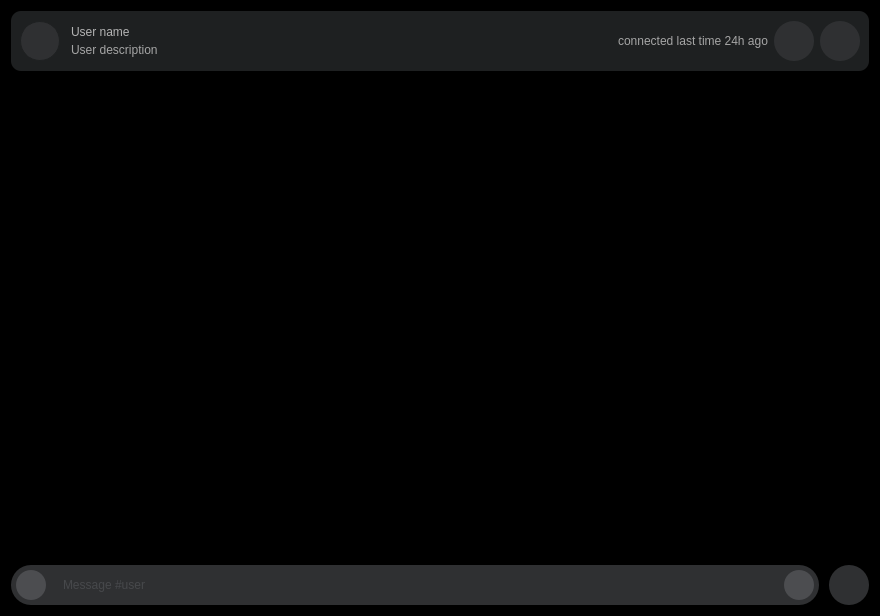
<?xml version="1.0" encoding="UTF-8"?>
<ui version="4.0">
 <class>chat_page</class>
 <widget class="QWidget" name="chat_page">
  <property name="geometry">
   <rect>
    <x>0</x>
    <y>0</y>
    <width>880</width>
    <height>616</height>
   </rect>
  </property>
  <property name="windowTitle">
   <string>Form</string>
  </property>
  <property name="styleSheet">
   <string notr="true">QWidget { color: rgb(165, 165, 165); }
#chat_page{
	background-color: rgb(0, 0, 0);	
}
/* TOP */
#top {
	background-color: rgb(30, 32, 33);
	border-radius: 10px;
}
#user_name { 
	color: rgb(179, 179, 179);
	font: 600 12pt &quot;Segoe UI&quot;;
}
#user_image {
	border: 1px solid rgb(30, 32, 33);
	background-color: rgb(47, 48, 50);
	border-radius: 20px;
}
#top QPushButton {
	background-color: rgb(47, 48, 50);
	border-radius: 20px;
	background-repeat: no-repeat;
	background-position: center;
}
#top QPushButton:hover {
	background-color: rgb(61, 62, 65);
}
#top QPushButton:pressed {
	background-color: rgb(16, 17, 18);
}
#btn_attachment_top {	
	background-image: url(:/icons_svg/images/icons_svg/icon_attachment.svg);
}
#btn_more_top {	
	background-image: url(:/icons_svg/images/icons_svg/icon_more_options.svg);
}
/* BOTTOM */
#bottom QPushButton {
	background-color: rgb(47, 48, 50);
	border-radius: 20px;
	background-repeat: no-repeat;
	background-position: center;
}
#bottom QPushButton:hover {
	background-color: rgb(61, 62, 65);
}
#bottom QPushButton:pressed {
	background-color: rgb(16, 17, 18);
}
#send_message_frame { 
	background-color: rgb(47, 48, 50);
	border-radius: 20px;
}
#send_message_frame QPushButton {
	background-color: rgb(76, 77, 80);
	border-radius: 15px;
	background-repeat: no-repeat;
	background-position: center;
}
#send_message_frame QPushButton:hover {
	background-color: rgb(81, 82, 86);
}
#send_message_frame QPushButton:pressed {
	background-color: rgb(16, 17, 18);
}
#line_edit_message {
	background-color: transparent;
	selection-color: rgb(255, 255, 255);
	selection-background-color: rgb(149, 199, 0);
	border: none;
	padding-left: 15px;
	padding-right: 15px;
	background-repeat: none;
	background-position: left center;
	font: 10pt &quot;Segoe UI&quot;;
	color: rgb(94, 96, 100);
}
#line_edit_message:focus {
	color: rgb(165, 165, 165);
}
#btn_emoticon{
	background-image: url(:/icons_svg/images/icons_svg/icon_emoticons.svg);
}
#btn_send_message{	
	background-image: url(:/icons_svg/images/icons_svg/icon_send.svg);
}
#btn_attachment_bottom{	
	
	background-image: url(:/icons_svg/images/icons_svg/icon_more_options.svg);
}</string>
  </property>
  <layout class="QVBoxLayout" name="verticalLayout">
   <item>
    <widget class="QFrame" name="top">
     <property name="minimumSize">
      <size>
       <width>0</width>
       <height>60</height>
      </size>
     </property>
     <property name="maximumSize">
      <size>
       <width>16777215</width>
       <height>60</height>
      </size>
     </property>
     <property name="frameShape">
      <enum>QFrame::NoFrame</enum>
     </property>
     <property name="frameShadow">
      <enum>QFrame::Raised</enum>
     </property>
     <layout class="QHBoxLayout" name="horizontalLayout">
      <item>
       <widget class="QLabel" name="user_image">
        <property name="minimumSize">
         <size>
          <width>40</width>
          <height>40</height>
         </size>
        </property>
        <property name="maximumSize">
         <size>
          <width>40</width>
          <height>40</height>
         </size>
        </property>
        <property name="text">
         <string/>
        </property>
        <property name="alignment">
         <set>Qt::AlignCenter</set>
        </property>
       </widget>
      </item>
      <item>
       <widget class="QFrame" name="user_information_frame">
        <property name="frameShape">
         <enum>QFrame::NoFrame</enum>
        </property>
        <property name="frameShadow">
         <enum>QFrame::Raised</enum>
        </property>
        <layout class="QVBoxLayout" name="verticalLayout_2">
         <property name="spacing">
          <number>0</number>
         </property>
         <property name="leftMargin">
          <number>5</number>
         </property>
         <property name="topMargin">
          <number>5</number>
         </property>
         <property name="rightMargin">
          <number>5</number>
         </property>
         <property name="bottomMargin">
          <number>5</number>
         </property>
         <item>
          <widget class="QLabel" name="user_name">
           <property name="minimumSize">
            <size>
             <width>0</width>
             <height>22</height>
            </size>
           </property>
           <property name="text">
            <string>User name</string>
           </property>
           <property name="alignment">
            <set>Qt::AlignLeading|Qt::AlignLeft|Qt::AlignTop</set>
           </property>
          </widget>
         </item>
         <item>
          <widget class="QLabel" name="user_description">
           <property name="styleSheet">
            <string notr="true">background: transparent;</string>
           </property>
           <property name="text">
            <string>User description</string>
           </property>
          </widget>
         </item>
        </layout>
       </widget>
      </item>
      <item>
       <spacer name="horizontalSpacer">
        <property name="orientation">
         <enum>Qt::Horizontal</enum>
        </property>
        <property name="sizeHint" stdset="0">
         <size>
          <width>40</width>
          <height>20</height>
         </size>
        </property>
       </spacer>
      </item>
      <item>
       <widget class="QLabel" name="last_time_connected">
        <property name="text">
         <string>connected last time 24h ago</string>
        </property>
       </widget>
      </item>
      <item>
       <widget class="QPushButton" name="btn_attachment_top">
        <property name="minimumSize">
         <size>
          <width>40</width>
          <height>40</height>
         </size>
        </property>
        <property name="maximumSize">
         <size>
          <width>40</width>
          <height>40</height>
         </size>
        </property>
        <property name="cursor">
         <cursorShape>PointingHandCursor</cursorShape>
        </property>
        <property name="text">
         <string/>
        </property>
       </widget>
      </item>
      <item>
       <widget class="QPushButton" name="btn_more_top">
        <property name="minimumSize">
         <size>
          <width>40</width>
          <height>40</height>
         </size>
        </property>
        <property name="maximumSize">
         <size>
          <width>40</width>
          <height>40</height>
         </size>
        </property>
        <property name="cursor">
         <cursorShape>PointingHandCursor</cursorShape>
        </property>
        <property name="text">
         <string/>
        </property>
       </widget>
      </item>
     </layout>
    </widget>
   </item>
   <item>
    <widget class="QScrollArea" name="chat_messages">
     <property name="styleSheet">
      <string notr="true">background: transparent</string>
     </property>
     <property name="frameShape">
      <enum>QFrame::NoFrame</enum>
     </property>
     <property name="frameShadow">
      <enum>QFrame::Raised</enum>
     </property>
     <property name="horizontalScrollBarPolicy">
      <enum>Qt::ScrollBarAlwaysOff</enum>
     </property>
     <property name="widgetResizable">
      <bool>true</bool>
     </property>
     <property name="alignment">
      <set>Qt::AlignBottom|Qt::AlignLeading|Qt::AlignLeft</set>
     </property>
     <widget class="QWidget" name="messages_widget">
      <property name="geometry">
       <rect>
        <x>0</x>
        <y>0</y>
        <width>862</width>
        <height>486</height>
       </rect>
      </property>
      <property name="styleSheet">
       <string notr="true">background: transparent</string>
      </property>
      <layout class="QVBoxLayout" name="chat_layout">
       <property name="spacing">
        <number>0</number>
       </property>
       <property name="leftMargin">
        <number>0</number>
       </property>
       <property name="topMargin">
        <number>0</number>
       </property>
       <property name="rightMargin">
        <number>0</number>
       </property>
       <property name="bottomMargin">
        <number>0</number>
       </property>
       <item>
        <spacer name="verticalSpacer">
         <property name="orientation">
          <enum>Qt::Vertical</enum>
         </property>
         <property name="sizeHint" stdset="0">
          <size>
           <width>20</width>
           <height>40</height>
          </size>
         </property>
        </spacer>
       </item>
       <item>
        <widget class="QFrame" name="messages_frame">
         <property name="frameShape">
          <enum>QFrame::NoFrame</enum>
         </property>
         <property name="frameShadow">
          <enum>QFrame::Raised</enum>
         </property>
         <layout class="QVBoxLayout" name="chat_messages_layout">
          <property name="spacing">
           <number>0</number>
          </property>
          <property name="leftMargin">
           <number>0</number>
          </property>
          <property name="topMargin">
           <number>0</number>
          </property>
          <property name="rightMargin">
           <number>0</number>
          </property>
          <property name="bottomMargin">
           <number>0</number>
          </property>
         </layout>
        </widget>
       </item>
      </layout>
     </widget>
    </widget>
   </item>
   <item>
    <widget class="QFrame" name="bottom">
     <property name="minimumSize">
      <size>
       <width>0</width>
       <height>40</height>
      </size>
     </property>
     <property name="maximumSize">
      <size>
       <width>16777215</width>
       <height>40</height>
      </size>
     </property>
     <property name="frameShape">
      <enum>QFrame::NoFrame</enum>
     </property>
     <property name="frameShadow">
      <enum>QFrame::Raised</enum>
     </property>
     <layout class="QHBoxLayout" name="horizontalLayout_2">
      <property name="spacing">
       <number>10</number>
      </property>
      <property name="leftMargin">
       <number>0</number>
      </property>
      <property name="topMargin">
       <number>0</number>
      </property>
      <property name="rightMargin">
       <number>0</number>
      </property>
      <property name="bottomMargin">
       <number>0</number>
      </property>
      <item>
       <widget class="QFrame" name="send_message_frame">
        <property name="frameShape">
         <enum>QFrame::StyledPanel</enum>
        </property>
        <property name="frameShadow">
         <enum>QFrame::Raised</enum>
        </property>
        <layout class="QHBoxLayout" name="horizontalLayout_3">
         <property name="spacing">
          <number>0</number>
         </property>
         <property name="leftMargin">
          <number>5</number>
         </property>
         <property name="topMargin">
          <number>0</number>
         </property>
         <property name="rightMargin">
          <number>5</number>
         </property>
         <property name="bottomMargin">
          <number>0</number>
         </property>
         <item>
          <widget class="QPushButton" name="btn_emoticon">
           <property name="minimumSize">
            <size>
             <width>30</width>
             <height>30</height>
            </size>
           </property>
           <property name="maximumSize">
            <size>
             <width>30</width>
             <height>30</height>
            </size>
           </property>
           <property name="cursor">
            <cursorShape>PointingHandCursor</cursorShape>
           </property>
           <property name="text">
            <string/>
           </property>
          </widget>
         </item>
         <item>
          <widget class="QLineEdit" name="line_edit_message">
           <property name="minimumSize">
            <size>
             <width>0</width>
             <height>40</height>
            </size>
           </property>
           <property name="placeholderText">
            <string>Message #user</string>
           </property>
          </widget>
         </item>
         <item>
          <widget class="QPushButton" name="btn_send_message">
           <property name="minimumSize">
            <size>
             <width>30</width>
             <height>30</height>
            </size>
           </property>
           <property name="maximumSize">
            <size>
             <width>30</width>
             <height>30</height>
            </size>
           </property>
           <property name="cursor">
            <cursorShape>PointingHandCursor</cursorShape>
           </property>
           <property name="text">
            <string/>
           </property>
          </widget>
         </item>
        </layout>
       </widget>
      </item>
      <item>
       <widget class="QPushButton" name="btn_attachment_bottom">
        <property name="minimumSize">
         <size>
          <width>40</width>
          <height>40</height>
         </size>
        </property>
        <property name="maximumSize">
         <size>
          <width>40</width>
          <height>40</height>
         </size>
        </property>
        <property name="cursor">
         <cursorShape>PointingHandCursor</cursorShape>
        </property>
        <property name="text">
         <string/>
        </property>
       </widget>
      </item>
     </layout>
    </widget>
   </item>
  </layout>
 </widget>
 <resources>
  <include location="resources.qrc"/>
 </resources>
 <connections/>
</ui>
